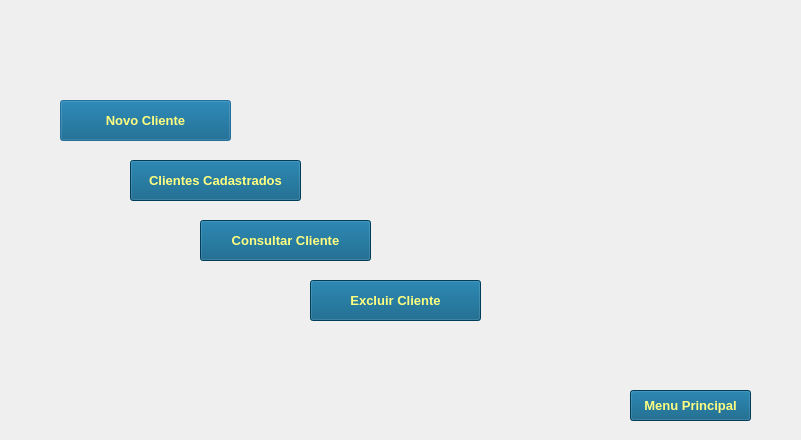
<?xml version="1.0" encoding="UTF-8"?>
<ui version="4.0">
 <class>MenuCliente</class>
 <widget class="QDialog" name="MenuCliente">
  <property name="geometry">
   <rect>
    <x>0</x>
    <y>0</y>
    <width>801</width>
    <height>440</height>
   </rect>
  </property>
  <property name="windowTitle">
   <string>Menu Cliente</string>
  </property>
  <widget class="QLabel" name="label">
   <property name="geometry">
    <rect>
     <x>0</x>
     <y>0</y>
     <width>801</width>
     <height>441</height>
    </rect>
   </property>
   <property name="styleSheet">
    <string notr="true">background-image: url(:/Fundos/Fundos/01.jpg);</string>
   </property>
   <property name="text">
    <string/>
   </property>
  </widget>
  <widget class="QPushButton" name="BotaoIncluir">
   <property name="geometry">
    <rect>
     <x>60</x>
     <y>100</y>
     <width>171</width>
     <height>41</height>
    </rect>
   </property>
   <property name="font">
    <font>
     <pointsize>10</pointsize>
     <weight>75</weight>
     <bold>true</bold>
    </font>
   </property>
   <property name="styleSheet">
    <string notr="true">background-color: rgb(0, 85, 127);
color: rgb(255, 255, 127);</string>
   </property>
   <property name="text">
    <string>Novo Cliente</string>
   </property>
  </widget>
  <widget class="QPushButton" name="BotaoListar">
   <property name="geometry">
    <rect>
     <x>130</x>
     <y>160</y>
     <width>171</width>
     <height>41</height>
    </rect>
   </property>
   <property name="font">
    <font>
     <pointsize>10</pointsize>
     <weight>75</weight>
     <bold>true</bold>
    </font>
   </property>
   <property name="styleSheet">
    <string notr="true">background-color: rgb(0, 85, 127);
color: rgb(255, 255, 127);</string>
   </property>
   <property name="text">
    <string>Clientes Cadastrados</string>
   </property>
  </widget>
  <widget class="QPushButton" name="BotaoConsultar">
   <property name="geometry">
    <rect>
     <x>200</x>
     <y>220</y>
     <width>171</width>
     <height>41</height>
    </rect>
   </property>
   <property name="font">
    <font>
     <pointsize>10</pointsize>
     <weight>75</weight>
     <bold>true</bold>
    </font>
   </property>
   <property name="styleSheet">
    <string notr="true">background-color: rgb(0, 85, 127);
color: rgb(255, 255, 127);</string>
   </property>
   <property name="text">
    <string>Consultar Cliente</string>
   </property>
  </widget>
  <widget class="QPushButton" name="BotaoExcluir">
   <property name="geometry">
    <rect>
     <x>310</x>
     <y>280</y>
     <width>171</width>
     <height>41</height>
    </rect>
   </property>
   <property name="font">
    <font>
     <pointsize>10</pointsize>
     <weight>75</weight>
     <bold>true</bold>
    </font>
   </property>
   <property name="styleSheet">
    <string notr="true">background-color: rgb(0, 85, 127);
color: rgb(255, 255, 127);</string>
   </property>
   <property name="text">
    <string>Excluir Cliente</string>
   </property>
  </widget>
  <widget class="QPushButton" name="BotaoVoltar">
   <property name="geometry">
    <rect>
     <x>630</x>
     <y>390</y>
     <width>121</width>
     <height>31</height>
    </rect>
   </property>
   <property name="font">
    <font>
     <pointsize>10</pointsize>
     <weight>75</weight>
     <bold>true</bold>
    </font>
   </property>
   <property name="styleSheet">
    <string notr="true">background-color: rgb(0, 85, 127);
color: rgb(255, 255, 127);</string>
   </property>
   <property name="text">
    <string>Menu Principal</string>
   </property>
  </widget>
 </widget>
 <resources/>
 <connections/>
</ui>
